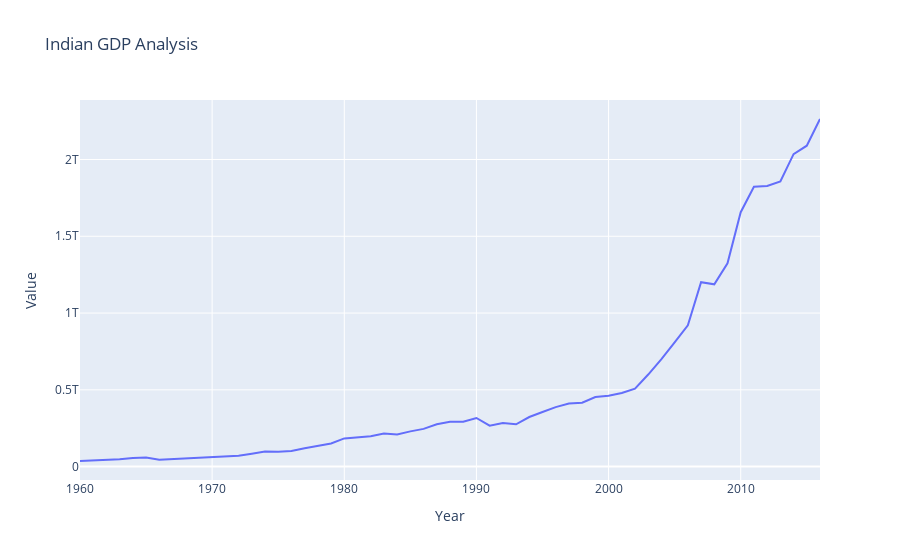

Write notebook code for a chart like this one.
### Code cell
df_pr = df[df['Country Name'] == 'India']

fig1 = px.line(df_pr, x = 'Year', y = 'Value', title = 'Indian GDP Analysis')
fig1
